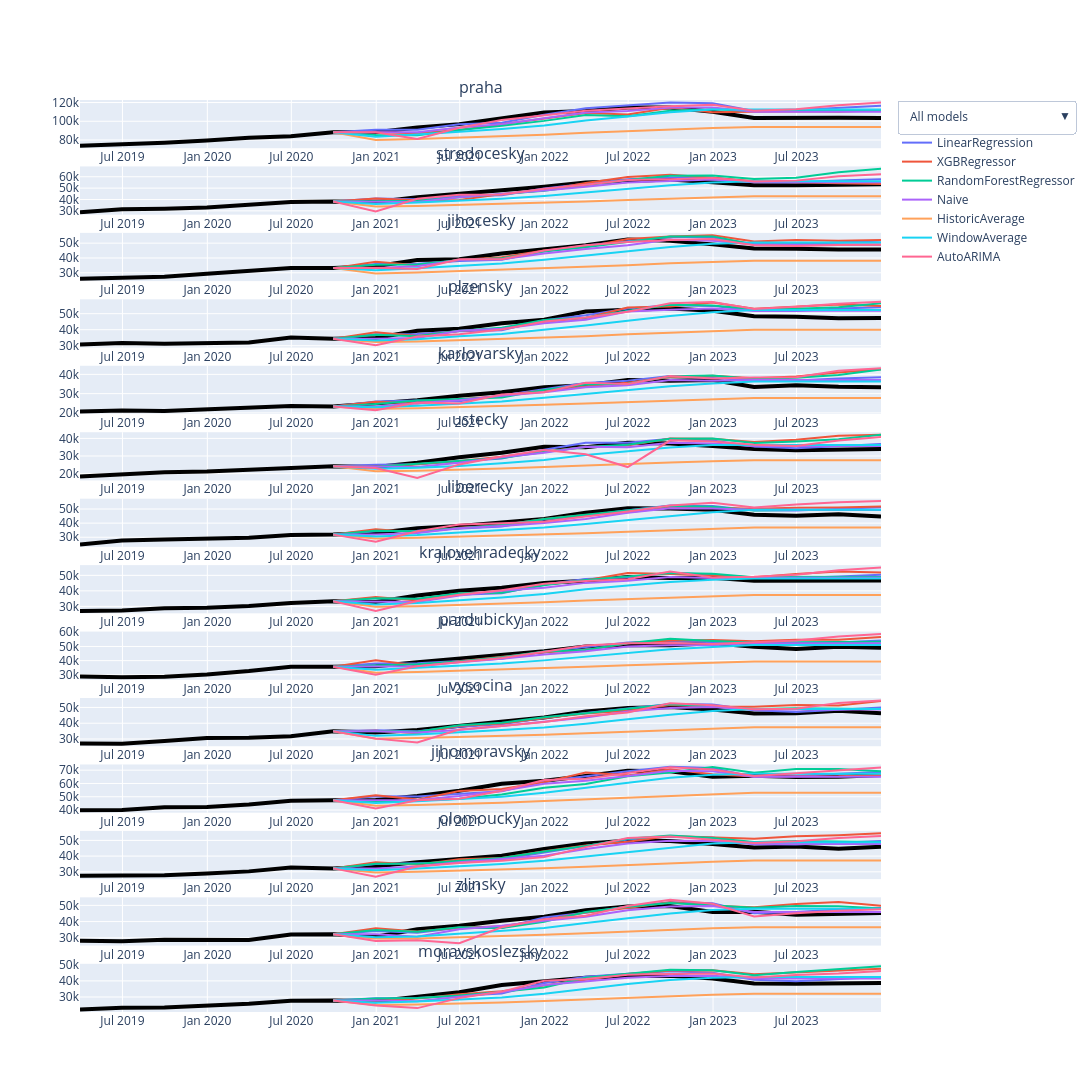

This figure's notebook cell:
### Code cell
ml_forecasts = (cv_results_ml
    .sort_values("cutoff")
    .groupby(["region", "date"])
    .last()
    .reset_index()
    .drop(columns=["price", "cutoff", "horizon"]))

stat_forecasts = (cv_results_stat
    .sort_values("cutoff")
    .groupby(["region", "date"])
    .last()
    .reset_index()
    .drop(columns=["price", "cutoff", "horizon"]))

combined_forecasts = pd.merge(
    ml_forecasts, 
    stat_forecasts, 
    on=["region", "date"], 
    how="inner"
)

show_graph(df_train, combined_forecasts)
